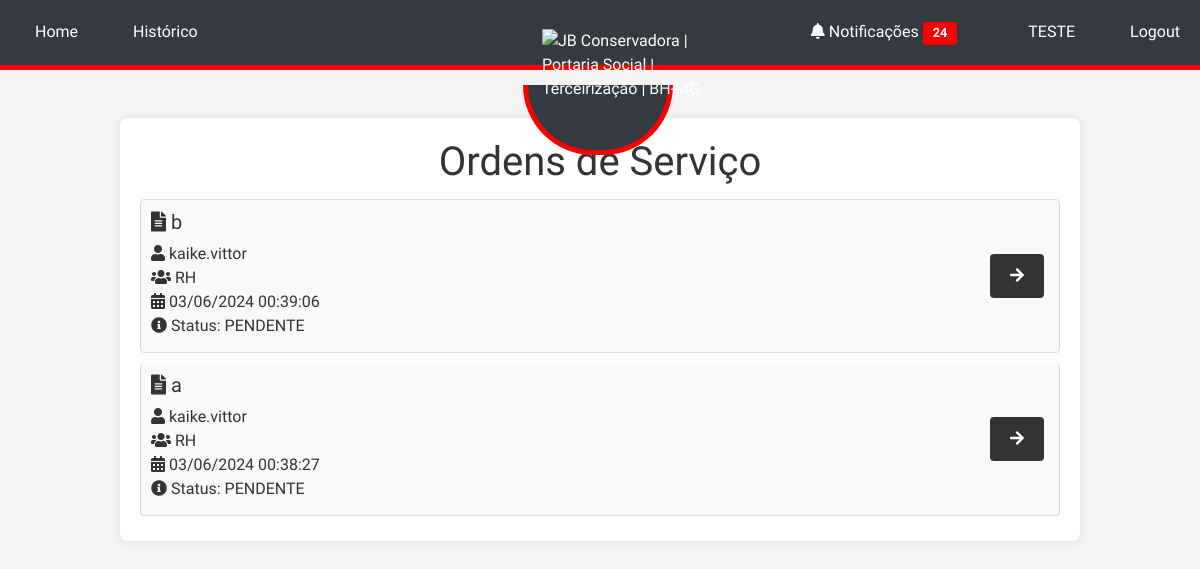
Page / (signed in) on the committed database.
### tables this page shows
CREATE TABLE users (
            id INTEGER PRIMARY KEY AUTOINCREMENT,
            username TEXT NOT NULL UNIQUE,
            password TEXT NOT NULL,
            email TEXT NOT NULL UNIQUE,
            phone TEXT NOT NULL,
            sector TEXT NOT NULL
        );

CREATE TABLE os (
            id INTEGER PRIMARY KEY AUTOINCREMENT,
            file_path TEXT NOT NULL,
            created_at TEXT NOT NULL,
            name TEXT,
            creator_id INTEGER, ultima_notificacao TEXT, status TEXT DEFAULT "PENDENTE",
            FOREIGN KEY(creator_id) REFERENCES users(id)
        );

### app.py (the view)
    @app.route('/')
    @login_required
    def index():
        conn = sqlite3.connect('site.db')
        conn.row_factory = sqlite3.Row  # Permite acessar os resultados como dicionário
        c = conn.cursor()
        c.execute('''
            SELECT os.id, os.file_path, os.created_at, os.name, os.creator_id, users.username,
               os.status,
               GROUP_CONCAT(DISTINCT sector.name) AS sectors
        FROM os
        JOIN users ON os.creator_id = users.id
        LEFT JOIN sector ON os.id = sector.os_id
        WHERE os.status = 'PENDENTE'
        GROUP BY os.id, os.file_path, os.created_at, os.name, os.creator_id, users.username, os.status
        ORDER BY os.created_at DESC
    ''')
        orders = c.fetchall()
        c.execute('SELECT COUNT(*) FROM notifications WHERE user_id = ? AND is_read = 0', (current_user.id,))
        unread_notifications_count = c.fetchone()[0]
        conn.close()
        return render_template('index.html', orders=orders, unread_notifications_count=unread_notifications_count)

### templates/index.html (shortened to what this page needs)
{% extends "base.html" %}
{% block content %}
  <h1>Ordens de Serviço</h1>
  <div class="list-group">
    {% for order in orders %}
      <div class="list-group-item">
        <div class="d-flex justify-content-between align-items-center">
          <div>
            <h5><i class="fas fa-file-alt"></i> {{ order['name'] }}</h5>
            <p class="mb-1">
              <i class="fas fa-user"></i> {{ order['username'] }}<br>
              <i class="fas fa-users"></i> {{ order['sectors'] }}<br>
              <i class="fas fa-calendar-alt"></i> {{ order['created_at'] }}<br>
              <i class="fas fa-info-circle"></i> Status: {{ order['status'] }}
            </p>
          </div>
          <a href="{{ url_for('view_os', os_id=order['id']) }}" class="btn btn-primary">
            <i class="fas fa-arrow-right"></i>
          </a>
        </div>
      </div>
    {% endfor %}
  </div>
{% endblock %}

### templates/base.html (shortened to what this page needs)
<!DOCTYPE html>
<html lang="en">
<head>
    <link rel="stylesheet" href="https://stackpath.bootstrapcdn.com/bootstrap/4.5.2/css/bootstrap.min.css">
    <link rel="stylesheet" href="{{ url_for('static', filename='style.css') }}">
    <link rel="stylesheet" href="https://cdnjs.cloudflare.com/ajax/libs/font-awesome/5.15.3/css/all.min.css">
</head>
<body>
    {% if request.endpoint != 'login' %}
    <div class="navbar">
        <div class="navbar-left">
            <a href="{{ url_for('index') }}" class="menu-item">Home</a>
            {% if current_user.is_authenticated %}
                <a href="{{ url_for('history') }}" class="menu-item">Histórico</a>
            {% else %}
                <a href="{{ url_for('login') }}" class="menu-item">Login</a>
            {% endif %}
        </div>
        <div class="logo-container">
            <img src="https://jbconservadora.com.br/wp-content/uploads/2020/09/logo-final-jb.png" alt="JB Conservadora | Portaria Social | Terceirização | BH-MG" class="logo">
        </div>
        <div class="navbar-right">
            {% if current_user.is_authenticated %}
                <a href="{{ url_for('notifications') }}" class="menu-item mr-3">
                    <i class="fas fa-bell"></i> Notificações
                    {% if g.unread_notifications_count > 0 %}
                        <span class="badge badge-danger">{{ g.unread_notifications_count }}</span>
                    {% endif %}
                </a>
                <a class="menu-item">{{ current_user.username }}</a>
                <a href="{{ url_for('logout') }}" class="menu-item">Logout</a>
            {% endif %}
        </div>
    </div>
    {% endif %}
    <div class="container mt-5">
        {% block content %}{% endblock %}
    </div>
</body>
</html>

### static/style.css (style rules this page uses)
body { font-family: 'Roboto', sans-serif; background-color: #f4f4f4; margin: 0; padding: 0; padding-top: 70px; display: flex; flex-direction: column; align-items: center; justify-content: flex-start; min-height: 100vh; color: #333; }
.container { width: 80%; max-width: 1200px; margin: 20px auto; padding: 20px; background: #fff; box-shadow: 0 0 10px rgba(0, 0, 0, 0.1); border-radius: 8px; }
.navbar { width: 100%; background-color: #333; padding: 10px; display: flex; justify-content: space-between; align-items: center; border-bottom: 5px solid red; position: fixed; top: 0; z-index: 1000; }
.navbar a { color: white; padding: 10px 20px; text-decoration: none; }
h1, h3 { color: #333; text-align: center; }
button, .btn { background-color: #333; color: white; border: none; padding: 10px 20px; margin: 5px; cursor: pointer; border-radius: 4px; text-transform: uppercase; }
.list-group { list-style: none; padding: 0; }
.list-group-item { padding: 10px; margin: 5px 0; background-color: #f9f9f9; border: 1px solid #ddd; border-radius: 4px; }
.badge { padding: 5px 10px; border-radius: 4px; font-size: 0.8em; }
.badge-danger { background-color: red; color: white; }

### templates/base.html (style rules this page uses)
.navbar { position: fixed; top: 0; width: 100%; background-color: #343a40; color: #ffffff; z-index: 1000; padding: 10px 0; }
.navbar .navbar-left, .navbar .navbar-right { display: flex; align-items: center; }
.navbar .navbar-left { flex: 1; justify-content: flex-start; }
.navbar .navbar-right { flex: 1; justify-content: flex-end; }
.navbar .menu-item { margin-left: 15px; color: #ffffff; text-decoration: none; }
.logo-container { position: absolute; top: 100%; left: 52%; transform: translate(-50%, -50%); width: 180px; height: auto; }
.logo-container::before { content: ''; position: absolute; width: 150px; height: 70px; border: 5px solid red; border-top: none; border-bottom-left-radius: 75px; border-bottom-right-radius: 75px; top: 56px; left: -6%; background-color: #343a40; z-index: -1; }
.logo { position: relative; left: 8px; width: 60%; }
.container { margin-top: 70px; }
body { font-family: 'Comfortaa', sans-serif; }

### rows in the picture
users: username "TESTE"
os: name "b", username "kaike.vittor", sectors "RH", created_at "03/06/2024 00:39:06", status "PENDENTE"
os: name "a", username "kaike.vittor", sectors "RH", created_at "03/06/2024 00:38:27", status "PENDENTE"

### other values in the picture
{{ g.unread_notifications_count }} "24"
